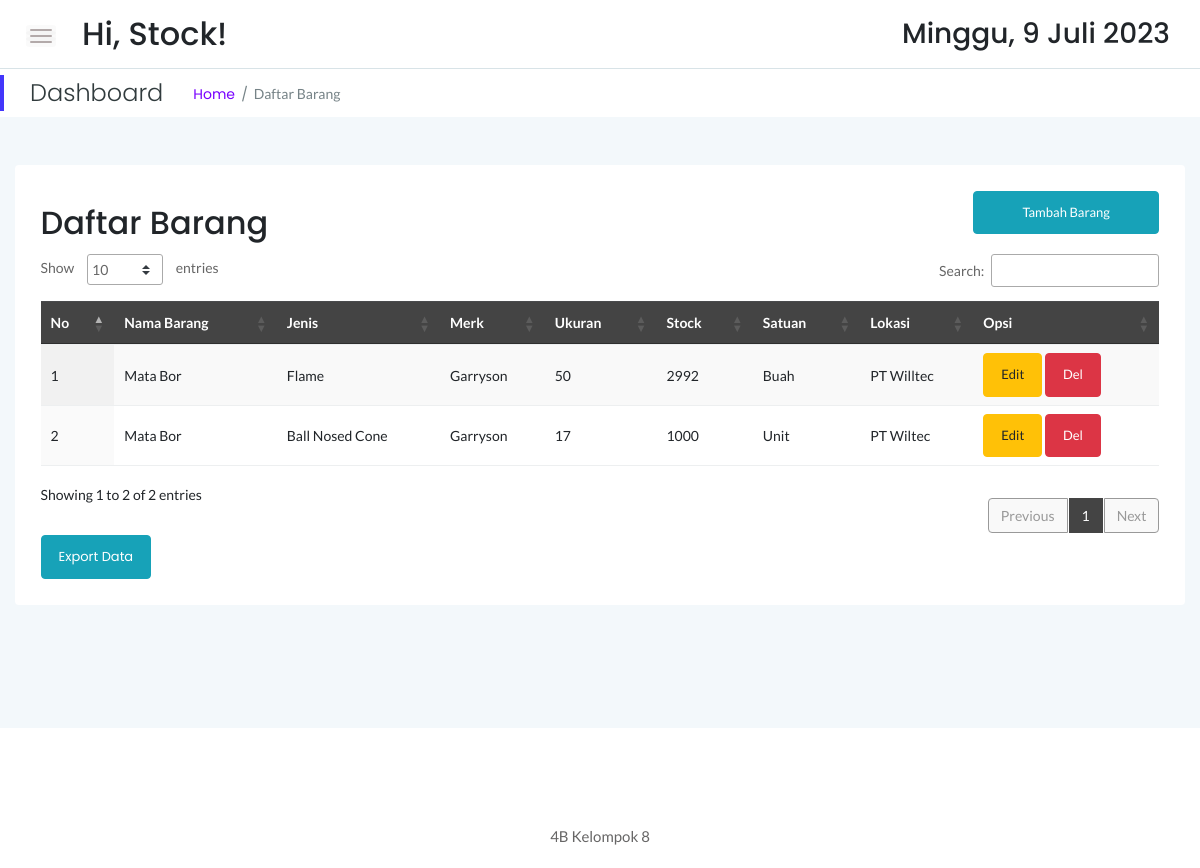
Before: /stock/stock.php (signed in) with the older database file.
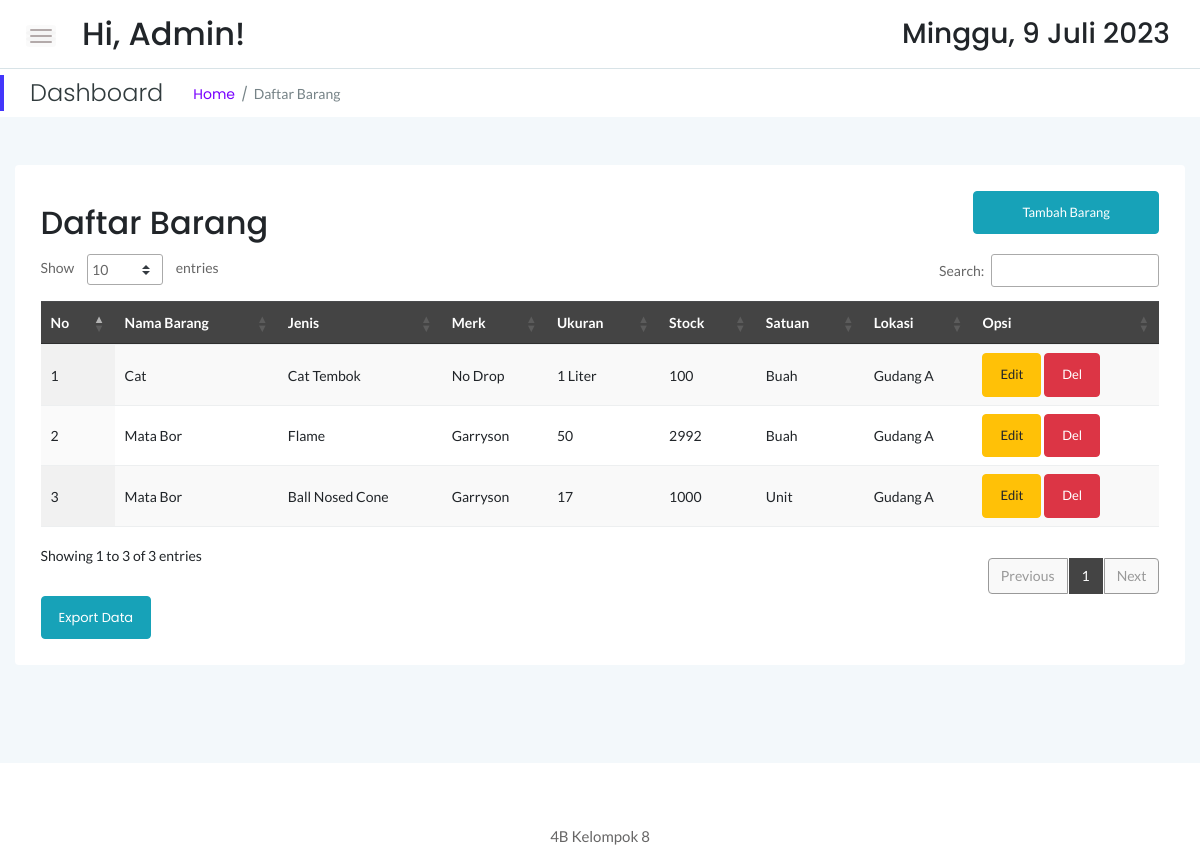
After: the same page with the newer database file.
### tables this page shows
CREATE TABLE `sstock_brg` (
  `idx` int(11) NOT NULL,
  `nama` varchar(55) NOT NULL,
  `jenis` varchar(30) NOT NULL,
  `merk` varchar(40) NOT NULL,
  `ukuran` varchar(20) NOT NULL,
  `stock` int(12) NOT NULL,
  `satuan` varchar(10) NOT NULL,
  `lokasi` varchar(55) NOT NULL
);

### stock/stock.php (the view, shortened to what this page needs)
<!doctype html>
<html class="no-js" lang="en">
<?php
    include '../dbconnect.php';
	?>
<head>
    <link rel="stylesheet" href="assets/css/bootstrap.min.css">
    <link rel="stylesheet" href="assets/css/font-awesome.min.css">
    <link rel="stylesheet" href="assets/css/themify-icons.css">
    <link rel="stylesheet" href="assets/css/metisMenu.css">
    <link rel="stylesheet" href="assets/css/owl.carousel.min.css">
    <link rel="stylesheet" href="assets/css/slicknav.min.css">
    <link rel="stylesheet" href="https://www.amcharts.com/lib/3/plugins/export/export.css" type="text/css" media="all" />
	<link rel="stylesheet" type="text/css" href="https://cdn.datatables.net/1.10.19/css/jquery.dataTables.min.css">
    <link rel="stylesheet" type="text/css" href="https://cdn.datatables.net/1.10.19/css/jquery.dataTables.css">
    <link rel="stylesheet" type="text/css" href="https://cdn.datatables.net/1.10.18/css/dataTables.bootstrap4.min.css">
    <link rel="stylesheet" type="text/css" href="https://cdn.datatables.net/responsive/2.2.3/css/responsive.bootstrap.min.css">
    <link rel="stylesheet" type="text/css" href="https://cdn.datatables.net/responsive/2.2.3/css/responsive.jqueryui.min.css">
	<link rel="stylesheet" type="text/css" href="https://cdn.datatables.net/buttons/1.5.2/css/buttons.dataTables.min.css">
    <link rel="stylesheet" href="assets/css/typography.css">
    <link rel="stylesheet" href="assets/css/default-css.css">
    <link rel="stylesheet" href="assets/css/styles.css">
    <link rel="stylesheet" href="assets/css/responsive.css">
</head>
<body>
    <div class="page-container">
        <div class="main-content">
            <div class="header-area">
                <div class="row align-items-center">
                    <div class="col-md-6 col-sm-8 clearfix">
                        <div class="nav-btn pull-left">
                            <span></span>
                            <span></span>
                            <span></span>
                        </div>
                        <div class="search-box pull-left">
                            <form action="#">
                                <h2>Hi, <?=$_SESSION['user'];?>!</h2>
                            </form>
                        </div>
                    </div>
                    <div class="col-md-6 col-sm-4 clearfix">
                        <ul class="notification-area pull-right">
                            <li><h3><div class="date">
						</b></div></h3>
						</li>
                        </ul>
                    </div>
                </div>
            </div>
            <div class="page-title-area">
                <div class="row align-items-center">
                    <div class="col-sm-6">
                        <div class="breadcrumbs-area clearfix">
                            <h4 class="page-title pull-left">Dashboard</h4>
                            <ul class="breadcrumbs pull-left">
                                <li><a href="index.php">Home</a></li>
                                <li><span>Daftar Barang</span></li>
                            </ul>
                        </div>
                    </div>
                    <div class="col-sm-6 clearfix">
                    </div>
                </div>
            </div>
            <div class="main-content-inner">
                <div class="row mt-5 mb-5">
                    <div class="col-12">
                        <div class="card">
                            <div class="card-body">
                                <div class="d-sm-flex justify-content-between align-items-center">
									<h2>Daftar Barang</h2>
									<button style="margin-bottom:20px" data-toggle="modal" data-target="#myModal" class="btn btn-info col-md-2"><span class="glyphicon glyphicon-plus"></span>Tambah Barang</button>
                                </div>
                                    <div class="data-tables datatable-dark">
										 <table id="dataTable3" class="display" style="width:100%"><thead class="thead-dark">
											<tr>
												<th>No</th>
												<th>Nama Barang</th>
												<th>Jenis</th>
												<th>Merk</th>
												<th>Ukuran</th>
												<th>Stock</th>
												<th>Satuan</th>
												<th>Lokasi</th>
												<th>Opsi</th>
											</tr></thead><tbody>
											<?php
											$brgs=mysqli_query($conn,"SELECT * from sstock_brg order by nama ASC");
											$no=1;
											while($p=mysqli_fetch_array($brgs)){
                                                $idb = $p['idx'];
												?>
												<tr>
													<td><?php echo $no++ ?></td>
													<td><?php echo $p['nama'] ?></td>
													<td><?php echo $p['jenis'] ?></td>
													<td><?php echo $p['merk'] ?></td>
													<td><?php echo $p['ukuran'] ?></td>
													<td><?php echo $p['stock'] ?></td>
													<td><?php echo $p['satuan'] ?></td>
													<td><?php echo $p['lokasi'] ?></td>
                                                    <td><button data-toggle="modal" data-target="#edit<?=$idb;?>" class="btn btn-warning">Edit</button> <button data-toggle="modal" data-target="#del<?=$idb;?>" class="btn btn-danger">Del</button></td>
												</tr>
												<?php
											}
											?>
										</tbody>
										</table>
                                    </div>
									<a href="exportstkbhn.php" target="_blank" class="btn btn-info">Export Data</a>
                                </div>
                            </div>
                        </div>
                    </div>
                </div>
            </div>
        </div>
        <footer>
            <div class="footer-area">
                <p>4B Kelompok 8</p>
            </div>
        </footer>
</body>
</html>

### stock/assets/css/typography.css (style rules this page uses)
body { font-size: 14px; font-family: 'Lato', sans-serif; }
h1, h2, h3, h4, h5, h6 { margin: 0; font-family: 'Poppins', sans-serif; }
p { font-family: 'Lato', sans-serif; font-size: 15px; line-height: 26px; color: #444; margin-bottom: 0; }
a, a:visited { text-decoration: none; transition: all 0.3s ease-in-out; -webkit-transition: all 0.3s ease-in-out; -moz-transition: all 0.3s ease-in-out; -o-transition: all 0.3s ease-in-out; outline: 0; font-family: 'Poppins', sans-serif; }
ul, ol { margin-bottom: 0px; margin-top: 0px; padding: 0; }
ul { margin: 0; list-style-type: none; }
button { cursor: pointer; outline: none!important; letter-spacing: 0; }

### stock/assets/css/default-css.css (style rules this page uses)
* { margin: 0; padding: 0; box-sizing: border-box; }
*, *:before, *:after { -moz-box-sizing: border-box; -webkit-box-sizing: border-box; box-sizing: border-box; }
html { -webkit-font-smoothing: antialiased; }
body { background: #fff; font-weight: normal; -webkit-font-smoothing: antialiased; -webkit-text-size-adjust: 100%; }
:root { --primary-color: #4336FB; }

### stock/assets/css/styles.css (style rules this page uses)
.page-container { width: 100%; height: 100%; min-height: 100vh; padding-left: 280px; -webkit-transition: padding-left 0.3s ease 0s; transition: padding-left 0.3s ease 0s; }
.card { border: none; border-radius: 4px; background-color: #fff; -webkit-transition: all 0.3s ease 0s; transition: all 0.3s ease 0s; }
.card-body { padding: 25.6px; padding: 1.6rem; }
.main-content { width: 100%; background: #F3F8FB; }
.main-content-inner { padding: 0 30px 50px; }
.header-area { padding: 15px 30px; background: #fff; border-bottom: 1px solid #d8e3e7; }
.nav-btn { margin-right: 30px; margin-top: 10px; cursor: pointer; }
.nav-btn span { display: block; width: 22px; height: 2px; background: #b3aaaa; margin: 4px 0; border-radius: 15px; -webkit-transition: all 0.3s ease 0s; transition: all 0.3s ease 0s; box-shadow: 0 0 0 4px rgba(99, 96, 96, 0.03); }
.search-box form { position: relative; }
.notification-area { -webkit-user-select: none; -moz-user-select: none; -ms-user-select: none; user-select: none; position: relative; z-index: 1; }
.notification-area li { display: inline-block; margin-left: 20px; cursor: pointer; -webkit-user-select: none; -moz-user-select: none; -ms-user-select: none; user-select: none; }
.page-title-area { padding: 0 30px; background: #fff; position: relative; }
.page-title-area:before { content: ''; position: absolute; left: 0; top: 50%; width: 4px; height: 36px; background: var(--primary-color); -webkit-transform: translateY(-50%); transform: translateY(-50%); }
.page-title { font-size: 24px; font-weight: 300; color: #313b3d; letter-spacing: 0; margin-right: 30px; }
ul.breadcrumbs { margin-top: 4px; }
.breadcrumbs li { display: inline-block; }
.breadcrumbs li a, .breadcrumbs li span { display: block; font-size: 14px; font-weight: 400; color: #7801ff; letter-spacing: 0; margin-right: 16px; position: relative; }
.breadcrumbs li a:before { content: '/'; color: #768387; position: absolute; right: -13px; top: 0; }
.breadcrumbs li span { margin-right: 0; color: #768387; text-transform: capitalize; }
.footer-area { text-align: center; padding: 23px 0 19px; background: #fff; }
.footer-area p { color: #676666; margin-bottom: 0; }
.btn { padding: 11px 17px; font-size: 13px; letter-spacing: 0; }
table tr th { border-bottom: none; }
table tr th, table tr td { border-top: 1px solid rgba(120, 130, 140, 0.13) !important; }
table.dataTable.no-footer { border-bottom: 1px solid rgba(120, 130, 140, 0.13) !important; }
table.dataTable thead th, table.dataTable thead td { border-bottom-color: transparent; }
.datatable-dark thead { background: #444; color: #fff; }

### stock/assets/css/responsive.css (style rules this page uses)
@media (min-width: 1200px) and (max-width: 1364px) { .main-content-inner { padding: 0 15px 50px; } }
@media (min-width: 1200px) and (max-width: 1364px) { .page-container, .sbar_collapsed.page-container { padding-left: 0; } }

Changed rows visible on the page:
added sstock_brg: nama "Cat", jenis "Cat Tembok", merk "No Drop", ukuran "1 Liter", stock "100", satuan "Buah", lokasi "Gudang A"
changed sstock_brg "Flame": lokasi "PT Willtec" → "Gudang A"
changed sstock_brg "Ball Nosed Cone": lokasi "PT Wiltec" → "Gudang A"
Other visible differences:
$_SESSION['user']: "Stock" → "Admin"
text written by a page script: "Show entries Search: Showing 1 to 2 of 2 entries Previous 1 Next" → "Show entries Search: Showing 1 to 3 of 3 entries Previous 1 Next"
